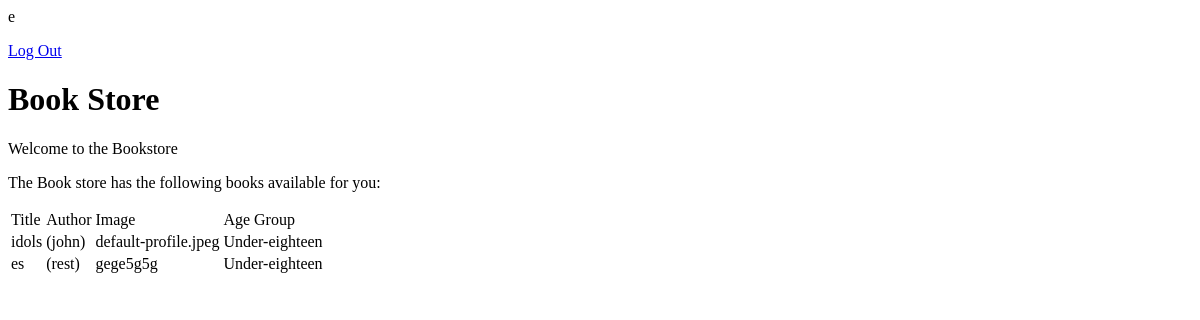
Before: /catalog/ (signed in) with the older database file.
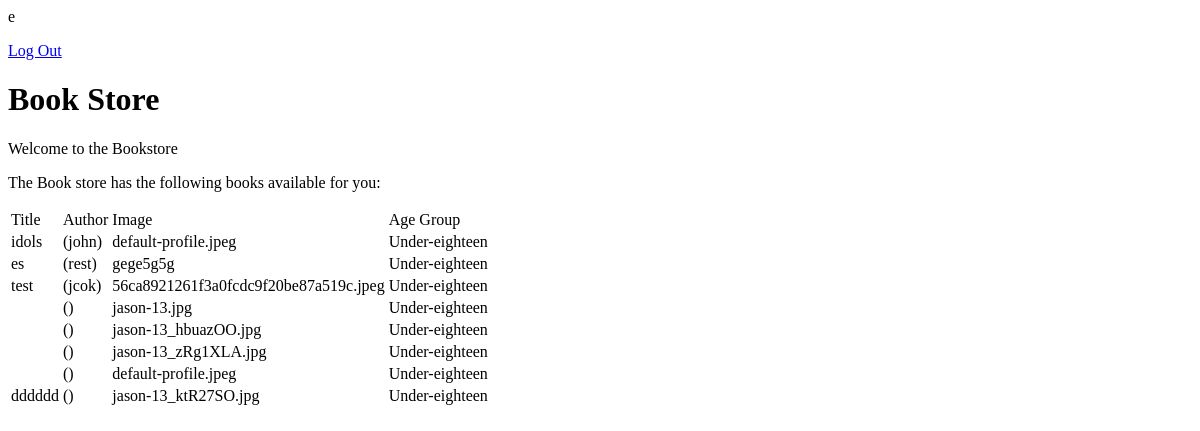
After: the same page with the newer database file.
### catalog/models.py (models this page shows, shortened)
class Book(models.Model):
    title = models.CharField(max_length=200)
    author = models.CharField(max_length=200)
    status = (
        ('e', 'under-eighteen'),
        ('a', 'adult'),
    )
    age_group = models.CharField(
        max_length=1,
        choices=status,
        blank=False,
        default='e',
        help_text='Book availability',
    )
    book_cover_image = models.ImageField(default="default-profile.jpeg", null=True, blank=True)

### catalog/views.py (the view)
# urls.py: path('', views.index, name='index'),
def index(request):
    num_books = Book.objects.all().count()
    book_list = Book.objects.all()
    children_book_list=Book.objects.filter(age_group='e')
    context = {
            'num_books': num_books,
            'book_list':book_list,
            }
    if request.user.is_authenticated:
        if request.user.position=='b':
            return render(request, 'admin.html', context=context)
        if request.user.position=='e':
            book_list=children_book_list
            context = {
            'num_books': num_books,
            'book_list':children_book_list,
            }
            return render(request, 'index.html', context=context)
        return render(request, 'index.html', context=context)
    else:
         return render(request, 'error_page.html')

### templates/index.html (shortened to what this page needs)
{% block content %}
<p><a href="{% url 'logout' %}">Log Out</a></p>
  <h1>Book Store</h1>
  <p>Welcome to the Bookstore</p>
  <p>The Book store has the following books available for you:</p>
  {% if book_list %}
  <Table>
    <Tr>
        <Td>Title</Td>
        <Td>Author</Td>
        <Td>Image</Td>
        <Td>Age Group</Td>
      </Tr>
    {% for book in book_list %}
      <Tr>
        <Td>{{ book.title }}</Td>
        <Td>({{book.author}})</Td>
        <Td>{{ book.book_cover_image }}</Td>
            {% if book.age_group == "e"  %}
            <Td> Under-eighteen </Td>
            {% else %}
            <Td> Over-eighteen </Td>
            {% endif %}
      </Tr>
    {% endfor %}
    </Table>
  {% else %}
    <p>There are no books in the library.</p>
  {% endif %}
{% endblock %}

Changed rows visible on the page:
added Book: title "test", author "jcok", book_cover_image "56ca8921261f3a0fcdc9f20be87a519c.jpeg", age_group "Under-eighteen"
added Book: book_cover_image "jason-13.jpg", age_group "Under-eighteen"
added Book: book_cover_image "jason-13_hbuazOO.jpg", age_group "Under-eighteen"
added Book: book_cover_image "jason-13_zRg1XLA.jpg", age_group "Under-eighteen"
added Book: book_cover_image "default-profile.jpeg", age_group "Under-eighteen"
added Book: title "dddddd", book_cover_image "jason-13_ktR27SO.jpg", age_group "Under-eighteen"
